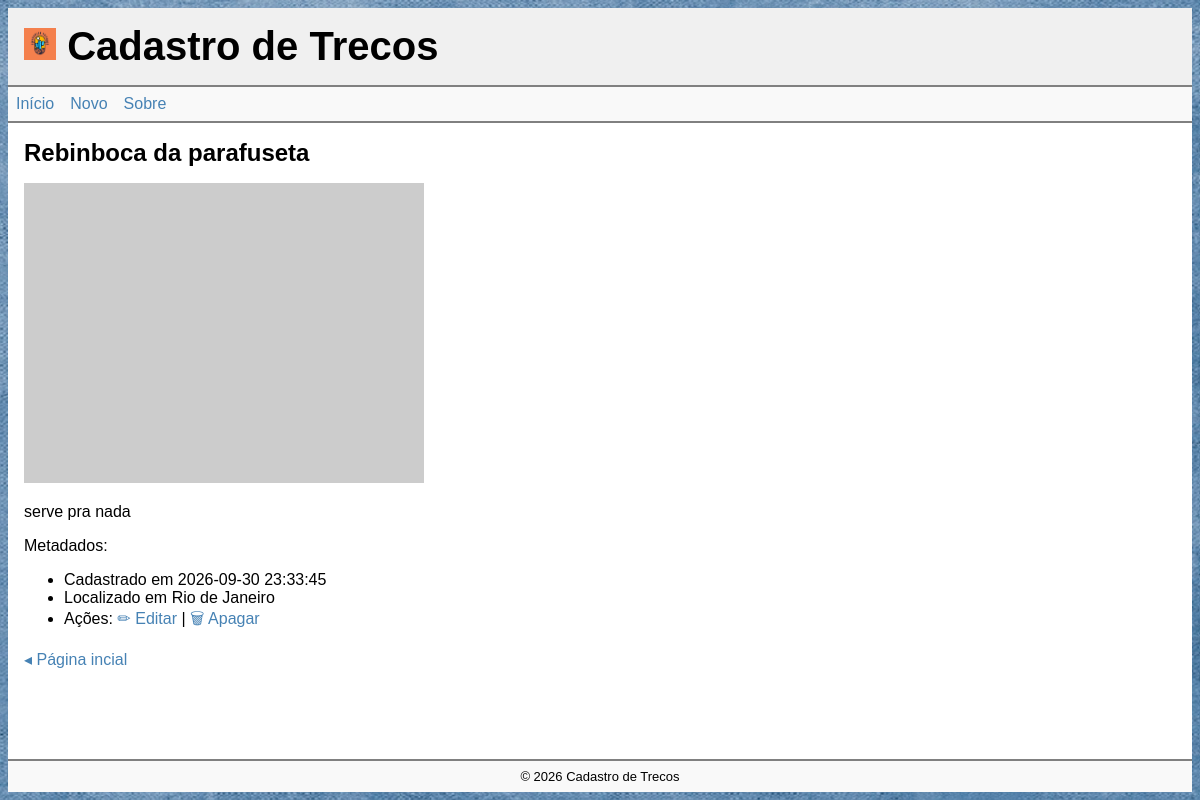
The app's page /view/23 with its own data.
### tables this page shows
CREATE TABLE thing (
    id INTEGER PRIMARY KEY AUTOINCREMENT,
    created_at TEXT DEFAULT CURRENT_TIMESTAMP,
    name TEXT,
	description TEXT,
    location TEXT, 
	photo TEXT,
	status TEXT CHECK (status IN ('on', 'off', 'del')) DEFAULT 'on'
);

### app.py (the view)
@app.route('/api/things/<int:thing_id>')
@app.route('/view/<int:thing_id>')
def view(thing_id):
    with sqlite3.connect('database.db') as conn:
        conn.row_factory = sqlite3.Row
        content = conn.execute("""
            SELECT *
            FROM thing
                WHERE status = 'on'
                AND id = ?
                ORDER BY created_at
        """, (thing_id,)).fetchone()
    if content is None:
        abort(404)
    if request.path.startswith('/api/'):
        return {
            "data": dict(content),
        }
    return render_template(
        "view.html",
        content=content
    )

### templates/view.html (shortened to what this page needs)
{% extends '_base.html' %}
{% block main %}
<article>
    <h2>{{ content.name }}</h2>
    <p><img src="{{ content.photo }}" alt="{{ content.name }}"></p>
    <p>{{ content.description }}</p>
    Metadados:
    <ul>
        <li>Cadastrado em {{ content.created_at }}</li>
        <li>Localizado em {{ content.location }}</li>
        <li>Ações: <a href="{{ url_for('edit', thing_id=content.id )}}">✏ Editar</a> | <a href="#delete">🗑 Apagar</a></a></li>
    </ul>
    <p><a href="{{ url_for('index') }}">◂ Página incial</a></p>
</article>
{% endblock %}

### static/css/base.css (style rules this page uses)
* { box-sizing: border-box; }
body, html { position: relative; font-family: sans-serif; font-size: 16px; margin: 0; padding: 0; height: 100%; }
body { padding: .5rem; background-color: #f0f0f0; background-color: grey; background-image: url('/static/img/bg01.jpg'); background-position: center; background-repeat: no-repeat; background-size: cover; }
a { color: steelblue; text-decoration: none; }
main>section, main>article { padding: 1rem; }
main>section h2:first-child, main>article h2:first-child { margin: 0; }

### records on screen
thing: name "Rebinboca da parafuseta", description "serve pra nada", created_at "2026-09-30 23:33:45", location "Rio de Janeiro"
